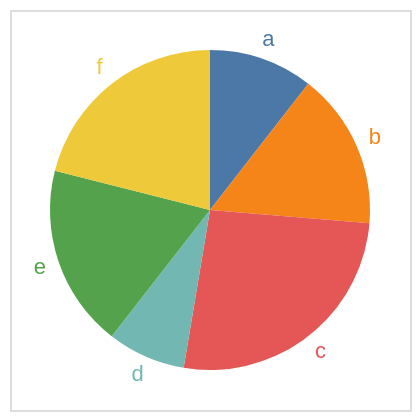

Source (Vega-Lite JSON):
### Vega specification from a JSON file in a GitHub repository (floating-point values rounded to 4 significant figures)
{"$schema": "https://vega.github.io/schema/vega/v5.json", "description": "A simple pie chart with labels.", "background": "white", "padding": 5, "width": 200, "height": 200, "style": "cell", "data": [{"name": "source_0", "values": [{"category": "a", "value": 4}, {"category": "b", "value": 6}, {"category": "c", "value": 10}, {"category": "d", "value": 3}, {"category": "e", "value": 7}, {"category": "f", "value": 8}]}, {"name": "data_1", "source": "source_0", "transform": [{"type": "stack", "groupby": [], "field": "value", "sort": {"field": ["category"], "order": ["ascending"]}, "as": ["value_start", "value_end"], "offset": "zero"}, {"type": "filter", "expr": "isValid(datum[\"value\"]) && isFinite(+datum[\"value\"])"}]}, {"name": "data_2", "source": "source_0", "transform": [{"type": "stack", "groupby": [], "field": "value", "sort": {"field": ["category", "category"], "order": ["ascending", "ascending"]}, "as": ["value_start", "value_end"], "offset": "zero"}, {"type": "filter", "expr": "isValid(datum[\"value\"]) && isFinite(+datum[\"value\"])"}]}], "marks": [{"name": "layer_0_marks", "type": "arc", "style": ["arc"], "from": {"data": "data_1"}, "encode": {"update": {"outerRadius": {"value": 80}, "fill": {"scale": "color", "field": "category"}, "x": {"signal": "width", "mult": 0.5}, "y": {"signal": "height", "mult": 0.5}, "innerRadius": {"value": 0}, "startAngle": {"scale": "theta", "field": "value_end"}, "endAngle": {"scale": "theta", "field": "value_start"}}}}, {"name": "layer_1_marks", "type": "text", "style": ["text"], "from": {"data": "data_2"}, "encode": {"update": {"radius": {"value": 90}, "fill": {"scale": "color", "field": "category"}, "x": {"signal": "width", "mult": 0.5}, "y": {"signal": "height", "mult": 0.5}, "text": {"signal": "isValid(datum[\"category\"]) ? datum[\"category\"] : \"\"+datum[\"category\"]"}, "align": {"value": "center"}, "baseline": {"value": "middle"}, "theta": {"signal": "scale(\"theta\", 0.5 * datum[\"value_start\"] + 0.5 * datum[\"value_end\"])"}}}}], "scales": [{"name": "theta", "type": "linear", "domain": {"fields": [{"data": "data_1", "field": "value_start"}, {"data": "data_1", "field": "value_end"}, {"data": "data_2", "field": "value_start"}, {"data": "data_2", "field": "value_end"}]}, "range": [0, 6.283], "zero": false}, {"name": "color", "type": "ordinal", "domain": {"fields": [{"data": "data_1", "field": "category"}, {"data": "data_2", "field": "category"}], "sort": true}, "range": "category"}]}
